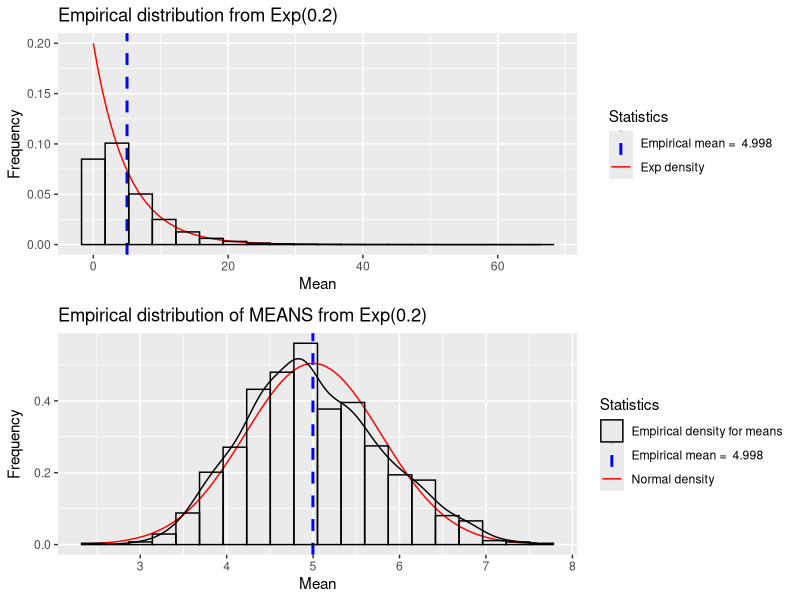

The R source for this figure:
## ---- chunk 1
knitr::opts_chunk$set(echo = TRUE, cache = TRUE)
## ---- chunk 2
library(tidyr)
library(dplyr)
library(ggplot2)
library(cowplot)

set.seed(1214435)

lambda <- 0.2  
n <- 40
m <- 1000
mu_theo <- 1/lambda
sigma_theo <- 1/lambda

## Draw n=40 random variables from Exponential distribution with rate lambda=0.2
## Compute the empirical mean and standard deviation from the samples
## Repeat the process m=1000 times
y  <- NULL
mu_emp  <- NULL
sd_emp <- NULL
for (i in 1 : m){
        x   <- rexp(n, lambda)
        y <- c(y, x)
        mu_emp <- c(mu_emp, mean(x))
        sd_emp <- c(sd_emp, sd(x))
}


## ---- chunk 3

print(c(mean(y), mu_theo))

print(c(sd(y),sigma_theo))

## ---- chunk 4
print(c(sd(mu_emp), sigma_theo/sqrt(n)))
## ---- chunk 5
mu <- mean(mu_emp)
mean_legend <- paste("Empirical mean = ", as.character(signif(mu,4)))



plot1 <- ggplot() + 
        geom_vline(aes(xintercept= mu_theo,   color= mean_legend), linetype="dashed", size=1) +
        stat_function(fun = dexp, aes(colour = 'Exp density'), args = list(rate= lambda))+
        geom_histogram(aes(y, y = ..density..), col="black", fill= NA, alpha = 1 ,bins = 20) +
        labs(title="Empirical distribution from Exp(0.2)") +
        labs(x="Mean", y="Frequency")+
        scale_color_manual(name = "Statistics", values = c("blue", "red"))
        
        
       

plot2 <- ggplot() + 
        geom_vline(aes(xintercept= mean(mu),   color= mean_legend), linetype="dashed", size=1) +
        stat_function(fun = dnorm, aes(colour = 'Normal density'), 
                      args = list(mean = mu_theo, sd = sigma_theo/sqrt(n)))+
        geom_histogram(aes(mu_emp, y= ..density..), col="black", fill= NA, alpha = 1 ,bins = 20) +
        geom_density(aes(mu_emp, color = "Empirical density for means"))+
        labs(title="Empirical distribution of MEANS from Exp(0.2)") +
        labs(x="Mean", y="Frequency")+
        scale_color_manual(name = "Statistics", values = c("black", "blue", "red"))
        

plot_grid(plot1, plot2, ncol = 1, align = 'v')
